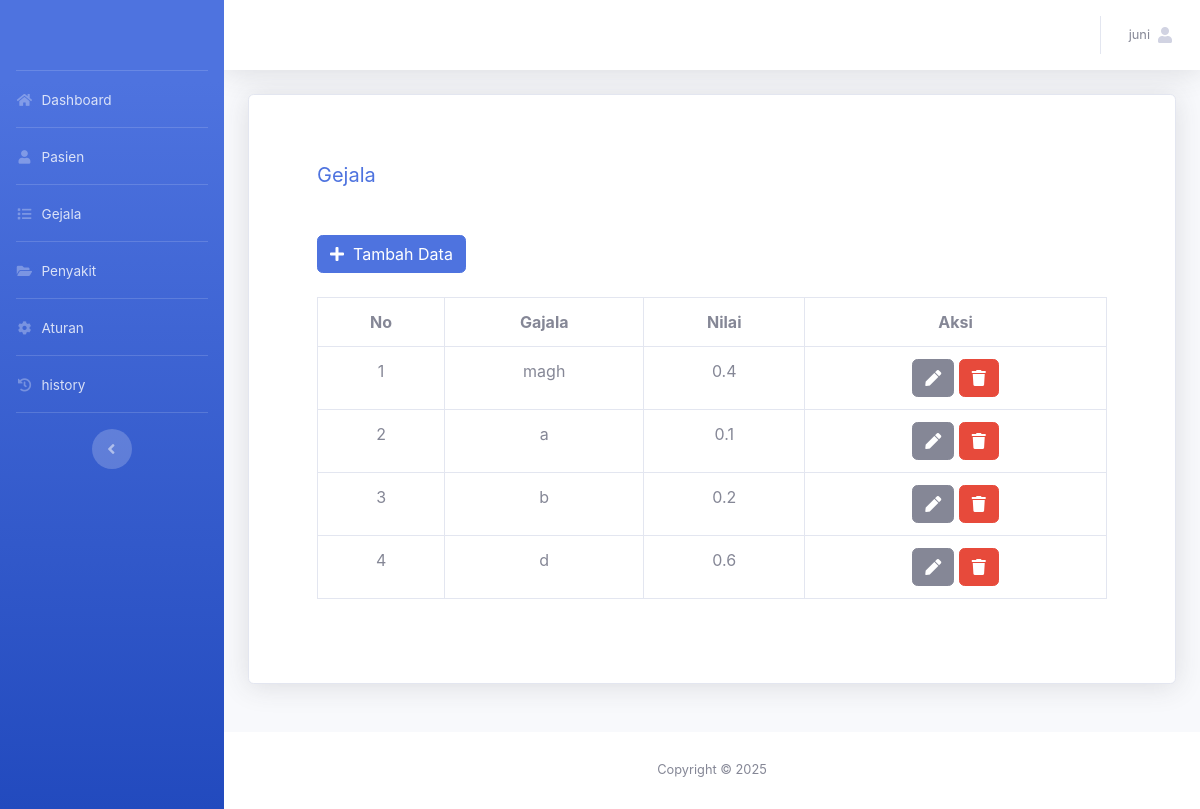
The page /admin/gejala.php (signed in) on the database its author committed.
### tables this page shows
CREATE TABLE `tbl_gejala` (
  `id_gejala` int(11) NOT NULL,
  `nama_gejala` text NOT NULL,
  `nilai_gejala` double NOT NULL
);

### admin/gejala.php (the view, shortened to what this page needs)
<?php
include '../assets/conn/config.php';
include 'header.php';
?>
<div class="container">
    <div class=" card shadow p-5 mb-5">
        <div class="card-body">
            <h5 class="font-wight-bold text-primary">Gejala</h5>
        </div>
        <div class="card-body">
            <a href="gejala-simpan.php" class="btn btn-primary"><span class="fa fa-plus">
                </span>&nbsp; Tambah Data</a>
            <br>
            <br>
            <div class="table-responsive">
                <table class="table table-bordered">
                    <tr>
                        <th class="text-center">No</th>
                        <th class="text-center">Gajala</th>
                        <th class="text-center">Nilai</th>
                        <th class="text-center">Aksi</th>
                    </tr>
                    <?php
                    $data = mysqli_query($conn, "SELECT * FROM tbl_gejala ORDER BY id_gejala");
                    $no = 1;
                    while ($a = mysqli_fetch_array($data)) {
                        ?>
                        <tr>
                            <td class="text-center"><?= $no++ ?></td>
                            <td class="text-center"><?= $a['nama_gejala'] ?></td>
                            <td class="text-center"><?= $a['nilai_gejala'] ?></td>
                            <td class="text-center">
                                <a href="gejala-ubah.php?id_gejala=<?= $a['id_gejala'] ?>"
                                class="btn btn-secondary"><span class="fa fa-pen"></span>
                                </a>
                                <a href="gejala.php?id_gejala=<?= $a['id_gejala'] ?>
                            &aksi=hapus" class="btn btn-danger">
                                    <span class="fa fa-trash"></span></a>
                            </td>
                        </tr>
                    <?php } ?>
                </table>
            </div>
        </div>
    </div>
</div>
<?php
include 'footer.php';
?>

### admin/header.php (shortened to what this page needs)
<?php
include '../assets/conn/config.php';
?>
<!DOCTYPE html>
<html lang="en">
<head>
  <link href="../assets/vendor/fontawesome-free/css/all.min.css" rel="stylesheet" type="text/css">
  <link href="../assets/css/sb-admin-2.min.css" rel="stylesheet">
  <link href="../assets/vendor/datatables/dataTables.bootstrap4.min.css" rel="stylesheet">
</head>
<body id="page-top">
 <div id="wrapper">
  <ul class="navbar-nav bg-gradient-primary sidebar sidebar-dark accordion" id="accordionSidebar">
    <a class="sidebar-brand d-flex align-items-center justify-content-center" href="index">
    </a>
    <hr class="sidebar-divider my-0">
    <li class="nav-item">
      <a class="nav-link" href="index.php">
        <i class="fas fa-fw fa-home"></i>
        <span>Dashboard</span></a>
      </li>
      <hr class="sidebar-divider my-0">
      <li class="nav-item">
      <a class="nav-link" href="pasien.php">
        <i class="fas fa-fw fa-user"></i>
        <span>Pasien</span></a>
      </li>
      <hr class="sidebar-divider my-0">
      <li class="nav-item">
      <a class="nav-link" href="gejala.php">
        <i class="fas fa-fw fa-list"></i>
        <span>Gejala</span></a>
      </li>
      <hr class="sidebar-divider my-0">
      <li class="nav-item">
      <a class="nav-link" href="penyakit.php">
        <i class="fas fa-fw fa-folder-open"></i>
        <span>Penyakit</span></a>
      </li>
      <hr class="sidebar-divider my-0">
      <li class="nav-item">
      <a class="nav-link" href="aturan.php">
        <i class="fas fa-fw fa-cog"></i>
        <span>Aturan</span></a>
      </li>
      <hr class="sidebar-divider my-0">
      <li class="nav-item">
      <a class="nav-link" href="history.php">
        <i class="fas fa-fw fa-history"></i>
        <span>history</span></a>
      </li>
      <hr class="sidebar-divider d-none d-md-block">
      <div class="text-center d-none d-md-inline">
        <button class="rounded-circle border-0" id="sidebarToggle"></button>
      </div>
    </ul>
    <div id="content-wrapper" class="d-flex flex-column">
      <div id="content">
        <nav class="navbar navbar-expand navbar-light bg-white topbar mb-4 static-top shadow">
          <ul class="navbar-nav ml-auto">
            <li class="nav-item dropdown no-arrow">
              <a class="nav-link dropdown-toggle" href="#" id="userDropdown" role="button"
              data-toggle="dropdown" aria-haspopup="true" aria-expanded="false">
              <?php
              $username=$_SESSION['username'];
              $det=mysqli_query($conn,"select * from tbl_admin where username='$username'");
              while($d=mysqli_fetch_array($det)){
                ?>
                <span class="mr-2 d-none d-lg-inline text-gray-600 small"><?php echo $d['nama_lengkap'] ?></span>
                <?php
              }
              ?>
              <span class="fa fa-user"><span>
              </a>
          </li>
        </ul>
      </nav>
    </div>
</body>
</html>

### rows shown on the page
tbl_gejala: nama_gejala "magh", nilai_gejala "0.4"
tbl_gejala: nama_gejala "a", nilai_gejala "0.1"
tbl_gejala: nama_gejala "b", nilai_gejala "0.2"
tbl_gejala: nama_gejala "d", nilai_gejala "0.6"

### other values the page prints
$d['nama_lengkap'] "juni"
